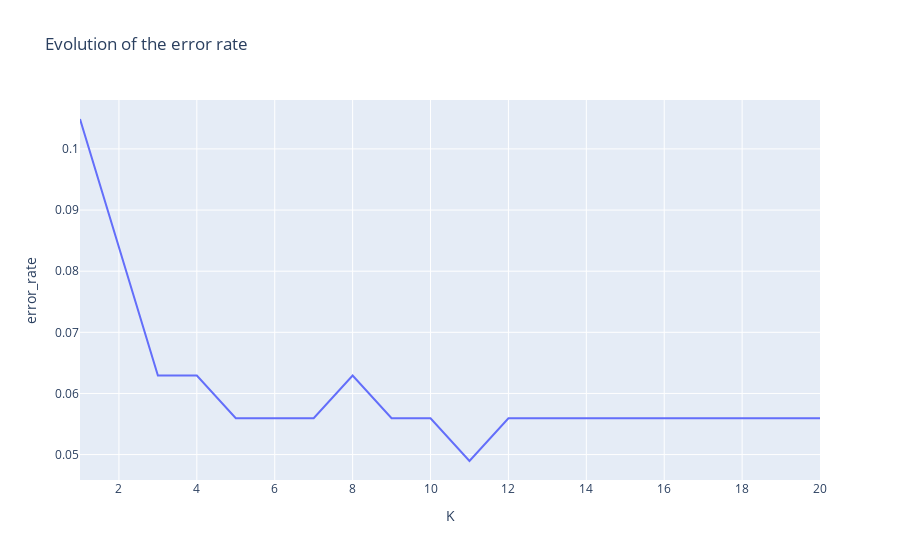

Notebook code for this chart:
### Code cell
px.line(df_analyse_error_rate,x='K', y='error_rate', title='Evolution of the error rate')

### Figure 1 — Plotly figure (JSON) as saved in the notebook; plotly's stock layout.template omitted (floating-point values rounded to 4 significant figures)
{"data": [{"hovertemplate": "K=%{x}<br>error_rate=%{y}<extra></extra>", "legendgroup": "", "line": {"color": "#636efa", "dash": "solid"}, "marker": {"symbol": "circle"}, "mode": "lines", "name": "", "orientation": "v", "showlegend": false, "type": "scatter", "x": [1, 2, 3, 4, 5, 6, 7, 8, 9, 10, 11, 12, 13, 14, 15, 16, 17, 18, 19, 20], "xaxis": "x", "y": [0.1049, 0.08392, 0.06294, 0.06294, 0.05594, 0.05594, 0.05594, 0.06294, 0.05594, 0.05594, 0.04895, 0.05594, 0.05594, 0.05594, 0.05594, 0.05594, 0.05594, 0.05594, 0.05594, 0.05594], "yaxis": "y"}], "layout": {"legend": {"tracegroupgap": 0}, "title": {"text": "Evolution of the error rate"}, "xaxis": {"anchor": "y", "domain": [0, 1], "title": {"text": "K"}}, "yaxis": {"anchor": "x", "domain": [0, 1], "title": {"text": "error_rate"}}}}
